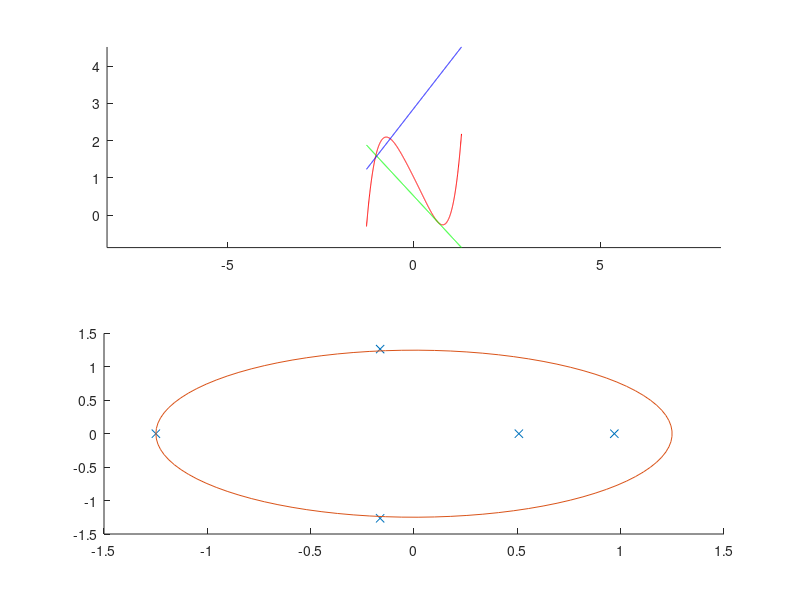

Reproduce this figure in MATLAB. (Note: this script raises an error after producing the figure.)
%% %Task1
p=[1,-3.55,5.1,-3.1];
x=linspace(-10,10,1000);
plot(x,polyval(p,x));
grid on;
%% %Task2
p=[1,0.1,0.2,-0.2,-2,1];
hold on;
subplot(2,1,1);
hold on;
x=linspace(-1*max(abs(roots(p))),max(abs(roots(p))),1000);
plot(x,polyval(p,x),'Color','r');
plot(x,polyval([polyval(polyder(p),max(abs(roots(p)))/2),polyval(p,max(abs(roots(p)))/2)-polyval(polyder(p),max(abs(roots(p)))/2)*(max(abs(roots(p)))/2)],x),'Color','g');
plot(x,polyval([-1/polyval(polyder(p),-max(abs(roots(p)))/2),polyval(p,-max(abs(roots(p)))/2)+1/(polyval(polyder(p),-max(abs(roots(p)))/2))*(-max(abs(roots(p)))/2)],x),'Color','b');
hold off;
axis equal;
subplot(2,1,2);
hold on;
plot(real(roots(p)),imag(roots(p)),'x');
r=real(roots(p));
r=r(1);
plot(r*cos(linspace(0,pi*2,100)),r*sin(linspace(0,pi*2,100)));
hold off;
%% %Task3
format rational;
p=[2,-3,4,-5,6];
q=[1,-3,1];
deconv(p,q)
p=[1,-3,-1,-1];
q=[3,-2,1];
deconv(p,q)
format short;
%% %Task4
p=[1,-2,6,-10,16];
x0=4;
h(1)=p(1);
for i = 2:length(p)
    h(i)=h(i-1)*x0+p(i);
end
for i = 2:(length(p)-1)
    h(i)=h(i-1)*x0+h(i);
end
if(polyval(p,x0)==h(5))
   disp('Значение полинома верно');
else
   disp('Значение полинома не верно');
end
if(polyval(polyder(p),x0)==h(4))
   disp('Значение производной верно');
else
   disp('Значение производной не верно');
end
%% %Task5
n=5;
p=zeros(1,n*2+1);
p(1)=1;
p(n)=-n;
p(n+2)=n;
p(2*n+1)=1;
plot(linspace(min(roots(p)),max(roots(p)),1000),polyval(p,linspace(min(roots(p)),max(roots(p)),1000)));
disp(roots(p));
%% %Task6
p=[2,0,0];
q=conv([1,-1],conv([1,2],[1,3]));
[r,t,k]=residue(p,q)
p=[1,3];
q=conv([1,-1],[1,0,1]);
[r,t,k]=residue(p,q)
p=[1,0,0];
q=[1,0,0,0,-1];
[r,t,k]=residue(p,q)
%% %Task7
n=10;
hold on;
p=(vander(linspace(1,n,n))^-1)*(linspace(1,n,n).^-1)';
roots(p)
plot(linspace(min(roots(p)),max(roots(p)),1000),polyval(p,linspace(min(roots(p)),max(roots(p)),1000)),'Color','r');
p=(vander([-1,0,1,2,3])^-1)*[6;5;0;3;2];
roots(p)
plot(linspace(min(roots(p)),max(roots(p)),1000),polyval(p,linspace(min(roots(p)),max(roots(p)),1000)),'Color','g');
hold off;
%% %Task8
hold on;
p=[1,-2,-8,13,-24];
plot(linspace(min(roots(p)),max(roots(p)),1000),polyval(p,linspace(min(roots(p)),max(roots(p)),1000)),'Color','r');
p=[1,0,-7,-12,6,36];
plot(linspace(min(roots(p)),max(roots(p)),1000),polyval(p,linspace(min(roots(p)),max(roots(p)),1000)),'Color','g');
p=[4,0,-7,-5-1];
plot(linspace(min(roots(p)),max(roots(p)),1000),polyval(p,linspace(min(roots(p)),max(roots(p)),1000)),'Color','b');
hold off;

%% %Task9
n=3;
a=randi(100,n);
p=poly(eig(a));
if(poly(a)==p)
   disp('Матрица является корнем полинома');
else
   disp('Матрица не является корнем полинома');
end
%% %Task10
f=[1,2,-1,-4,-2];
g=[1,1,-1,-2,-2];
[G,S,T]=gcd(f,g);
disp('НОД:');
disp(poly2sym(G));
disp('Линейное разложение:');
disp('F(x)*');
disp(poly2sym(S));
disp('+G(x)*');
disp(poly2sym(T));
f=[1,3,1,1,3,1];
g=[0,1,2,0,1,2];
[G,S,T]=gcd(f,g);
disp('НОД:');
disp(poly2sym(G));
disp('Линейное разложение:');
disp('F(x)*');
disp(poly2sym(S));
disp('+G(x)*');
disp(poly2sym(T));
f=[4,-2,16,5,9];
g=[0,2,-1,-5,4];
[G,S,T]=gcd(f,g);
disp('НОД:');
disp(poly2sym(G));
disp('Линейное разложение:');
disp('F(x)*');
disp(poly2sym(S));
disp('+G(x)*');
disp(poly2sym(T));
%% %Task11
a=ones(100,1);
p=poly(a)
r=roots(a)
plot(linspace(-5,5,1000),polyval(poly(a),linspace(-5,5,1000)));